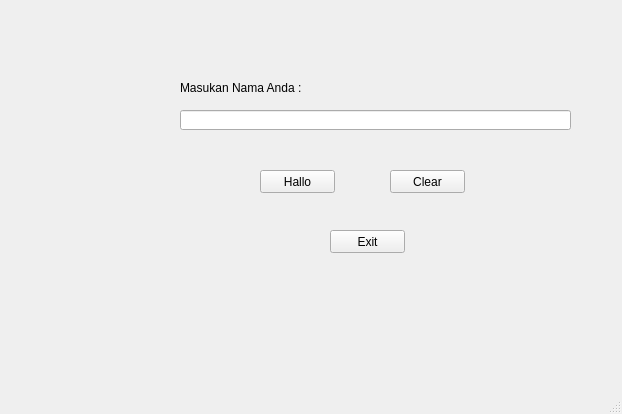
<?xml version="1.0" encoding="UTF-8"?>
<ui version="4.0">
 <class>MainWindow</class>
 <widget class="QMainWindow" name="MainWindow">
  <property name="geometry">
   <rect>
    <x>0</x>
    <y>0</y>
    <width>622</width>
    <height>414</height>
   </rect>
  </property>
  <property name="windowTitle">
   <string>MainWindow</string>
  </property>
  <widget class="QWidget" name="centralwidget">
   <widget class="QLabel" name="label">
    <property name="geometry">
     <rect>
      <x>180</x>
      <y>80</y>
      <width>121</width>
      <height>16</height>
     </rect>
    </property>
    <property name="text">
     <string>Masukan Nama Anda :</string>
    </property>
   </widget>
   <widget class="QLineEdit" name="NameEdit">
    <property name="geometry">
     <rect>
      <x>180</x>
      <y>110</y>
      <width>391</width>
      <height>20</height>
     </rect>
    </property>
    <property name="text">
     <string/>
    </property>
   </widget>
   <widget class="QPushButton" name="Hallo">
    <property name="geometry">
     <rect>
      <x>260</x>
      <y>170</y>
      <width>75</width>
      <height>23</height>
     </rect>
    </property>
    <property name="text">
     <string>Hallo</string>
    </property>
   </widget>
   <widget class="QPushButton" name="Clear">
    <property name="geometry">
     <rect>
      <x>390</x>
      <y>170</y>
      <width>75</width>
      <height>23</height>
     </rect>
    </property>
    <property name="text">
     <string>Clear</string>
    </property>
   </widget>
   <widget class="QPushButton" name="Exit">
    <property name="geometry">
     <rect>
      <x>330</x>
      <y>230</y>
      <width>75</width>
      <height>23</height>
     </rect>
    </property>
    <property name="text">
     <string>Exit</string>
    </property>
   </widget>
  </widget>
  <widget class="QMenuBar" name="menubar">
   <property name="geometry">
    <rect>
     <x>0</x>
     <y>0</y>
     <width>622</width>
     <height>21</height>
    </rect>
   </property>
  </widget>
  <widget class="QStatusBar" name="statusbar"/>
 </widget>
 <resources/>
 <connections/>
</ui>
